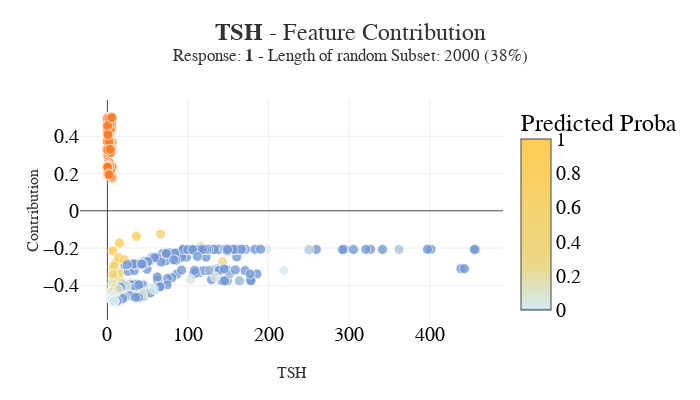

The code cell stored with this chart in its notebook:
### Code cell
fig = xpl.plot.contribution_plot("TSH")
fig.update_layout(
 
    font=dict(family='Arial', size=20, color='black'),
    width=700,
    height=400,
    showlegend=False,    
    template='none'
)

### Figure 1 — Plotly figure (JSON) as saved in the notebook; plotly's stock layout.template omitted (floating-point values rounded to 4 significant figures; data arrays with more than 128 entries replaced by an {"elided": "..."} marker saying what was removed)
{"data": [{"customdata": {"elided": "2000x2 float values"}, "hovertemplate": "<b>%{hovertext}</b><br />TSH: %{customdata[0]}<br />Contribution: %{y:.4f}<extra></extra>", "hovertext": {"elided": "2000 str values"}, "marker": {"color": {"elided": "2000 float values"}, "coloraxis": "coloraxis", "line": {"color": "white", "width": 0.8}, "opacity": 0.8, "size": 10}, "mode": "markers", "type": "scatter", "x": {"elided": "2000 float values"}, "y": {"elided": "2000 float values"}}], "layout": {"coloraxis": {"colorbar": {"title": {"text": "Predicted Proba"}}, "colorscale": [[0, "rgb(52, 55, 54)"], [0, "rgb(74, 99, 138)"], [0, "rgb(116, 153, 214)"], [0.001998, "rgb(162, 188, 213)"], [0.01235, "rgb(212, 234, 242)"], [0.2685, "rgb(235, 216, 134)"], [1, "rgb(255, 204, 83)"], [1, "rgb(244, 192, 0)"], [1, "rgb(255, 166, 17)"], [1, "rgb(255, 123, 38)"], [1, "rgb(255, 77, 7)"]]}, "font": {"color": "black", "family": "Arial", "size": 20}, "height": 400, "hovermode": "closest", "showlegend": false, "title": {"font": {"color": "rgb(50, 50, 50)", "family": "Arial", "size": 24}, "text": "<b>TSH</b> - Feature Contribution<br><sup>Response: <b>1</b> - Length of random Subset: 2000 (38%)</sup>", "x": 0.5, "xanchor": "center", "y": 0.9, "yanchor": "middle"}, "width": 700, "xaxis": {"automargin": true, "title": {"font": {"color": "rgb(50, 50, 50)", "family": "Arial Black", "size": 16}, "text": "TSH"}}, "yaxis": {"automargin": true, "title": {"font": {"color": "rgb(50, 50, 50)", "family": "Arial Black", "size": 16}, "text": "Contribution"}}}}
